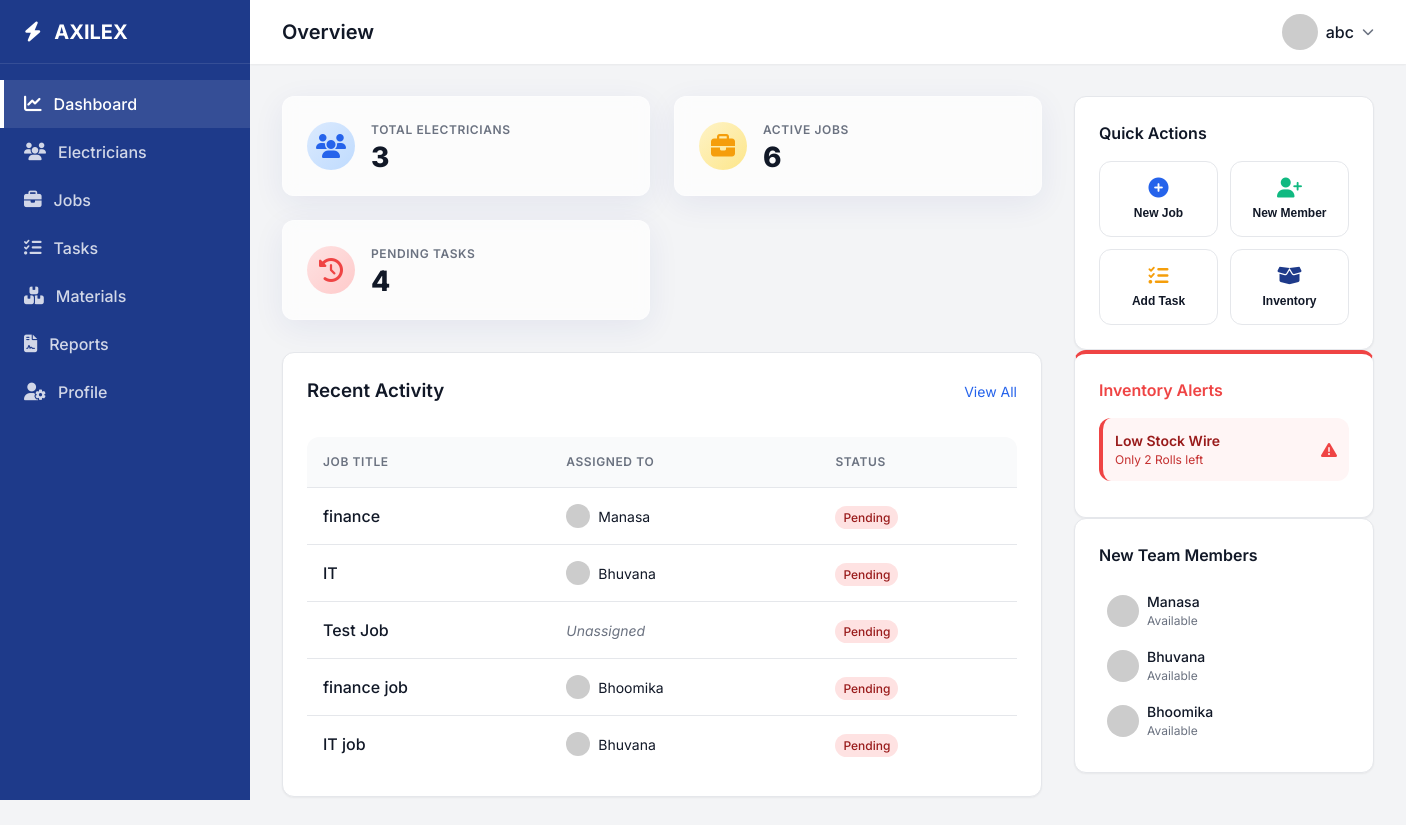
/dashboard (signed in), run on the app's committed database.
### tables this page shows
CREATE TABLE Jobs (
            id INTEGER PRIMARY KEY AUTOINCREMENT,
            title TEXT NOT NULL,
            description TEXT,
            assigned_electrician_id INTEGER,
            status TEXT DEFAULT 'Pending', location TEXT, deadline TEXT,
            FOREIGN KEY (assigned_electrician_id) REFERENCES Electricians (id)
        );

CREATE TABLE Electricians (
            id INTEGER PRIMARY KEY AUTOINCREMENT,
            name TEXT NOT NULL,
            phone TEXT,
            email TEXT,
            status TEXT DEFAULT 'Available'
        );

CREATE TABLE Materials (
            id INTEGER PRIMARY KEY AUTOINCREMENT,
            name TEXT NOT NULL,
            quantity INTEGER DEFAULT 0,
            unit TEXT,
            last_usage TEXT
        );

### app.py (the view)
@app.route('/dashboard')
def dashboard():
    if 'user_id' not in session:
        return redirect(url_for('login'))
    conn = get_db_connection()
    electricians_count = conn.execute('SELECT COUNT(*) FROM Electricians').fetchone()[0]
    jobs_count = conn.execute('SELECT COUNT(*) FROM Jobs').fetchone()[0]
    tasks_count = conn.execute('SELECT COUNT(*) FROM Tasks').fetchone()[0]
    recent_jobs = conn.execute('''
        SELECT Jobs.*, Electricians.name as electrician_name
        FROM Jobs
        LEFT JOIN Electricians ON Jobs.assigned_electrician_id = Electricians.id
        ORDER BY Jobs.id DESC LIMIT 5
    ''').fetchall()
    low_stock_materials = conn.execute('SELECT * FROM Materials WHERE quantity < 10').fetchall()
    recent_electricians = conn.execute('SELECT * FROM Electricians ORDER BY id DESC LIMIT 5').fetchall()
    all_electricians = conn.execute('SELECT * FROM Electricians ORDER BY name ASC').fetchall()
    all_jobs = conn.execute('SELECT * FROM Jobs ORDER BY title ASC').fetchall()
    conn.close()
    return render_template('dashboard.html',
                          electricians_count=electricians_count,
                          jobs_count=jobs_count,
                          tasks_count=tasks_count,
                          recent_jobs=recent_jobs,
                          low_stock_materials=low_stock_materials,
                          recent_electricians=recent_electricians,
                          all_electricians=all_electricians,
                          all_jobs=all_jobs)

### app.py (called while the page is built)
def get_db_connection():
    conn = sqlite3.connect(DB_PATH)
    conn.row_factory = sqlite3.Row
    return conn

### templates/dashboard.html (shortened to what this page needs)
<!DOCTYPE html>
<html lang="en">
<head>
    <link rel="stylesheet" href="/static/css/styles.css">
    <link rel="stylesheet" href="https://cdnjs.cloudflare.com/ajax/libs/font-awesome/6.4.0/css/all.min.css">
</head>
<body>
    <div class="dashboard-layout">
        <aside class="sidebar">
            <div class="sidebar-header" style="justify-content: space-between;">
                <div><i class="fa-solid fa-bolt" style="margin-right: 0.5rem;"></i> AXILEX</div>
            </div>
            <nav class="sidebar-nav">
                <a href="/dashboard" class="sidebar-link active">
                    <i class="fa-solid fa-chart-line"></i> Dashboard
                </a>
                <a href="/electricians" class="sidebar-link">
                    <i class="fa-solid fa-users"></i> Electricians
                </a>
                <a href="/jobs" class="sidebar-link">
                    <i class="fa-solid fa-briefcase"></i> Jobs
                </a>
                <a href="/tasks" class="sidebar-link">
                    <i class="fa-solid fa-list-check"></i> Tasks
                </a>
                <a href="/materials" class="sidebar-link">
                    <i class="fa-solid fa-boxes-stacked"></i> Materials
                </a>
                <a href="/reporter" class="sidebar-link">
                    <i class="fa-solid fa-file-contract"></i> Reports
                </a>
                <a href="/profile" class="sidebar-link">
                    <i class="fa-solid fa-user-gear"></i> Profile
                </a>
            </nav>
        </aside>
        <main class="main-content">
            <header class="topbar">
                <div class="flex items-center gap-2">
                    <h2 style="margin: 0; font-size: 1.25rem;">Overview</h2>
                </div>
                <div class="topbar-right">
                    <div class="user-profile">
                        <img src="https://ui-avatars.com/api/?name=Admin+User&background=DBEAFE&color=1E3A8A" alt="Profile" style="width: 36px; height: 36px; border-radius: 50%;">
                        <span>{{ session.username if session.username else 'User' }}</span>
                        <i class="fa-solid fa-chevron-down" style="font-size: 0.75rem; color: var(--text-light);"></i>
                    </div>
                </div>
            </header>
            <div class="content-area">
                <div style="display: grid; grid-template-columns: 1fr 300px; gap: 2rem;">
                    <div class="flex-col gap-4">
                        <div class="summary-grid">
                            <div class="card summary-card glass-card">
                                <div class="summary-icon blue"><i class="fa-solid fa-users"></i></div>
                                <div class="summary-info">
                                    <h3>Total Electricians</h3>
                                    <p>{{ electricians_count }}</p>
                                </div>
                            </div>
                            <div class="card summary-card glass-card">
                                <div class="summary-icon yellow"><i class="fa-solid fa-briefcase"></i></div>
                                <div class="summary-info">
                                    <h3>Active Jobs</h3>
                                    <p>{{ jobs_count }}</p>
                                </div>
                            </div>
                            <div class="card summary-card glass-card">
                                <div class="summary-icon red"><i class="fa-solid fa-clock-rotate-left"></i></div>
                                <div class="summary-info">
                                    <h3>Pending Tasks</h3>
                                    <p>{{ tasks_count }}</p>
                                </div>
                            </div>
                        </div>
                        <div class="card">
                            <div class="flex justify-between items-center mb-4">
                                <h3 style="margin: 0;">Recent Activity</h3>
                                <a href="/jobs" style="font-size: 0.875rem;">View All</a>
                            </div>
                            <div class="table-container" style="box-shadow: none; border: none;">
                                <table class="table">
                                    <thead>
                                        <tr>
                                            <th>Job Title</th>
                                            <th>Assigned To</th>
                                            <th>Status</th>
                                        </tr>
                                    </thead>
                                    <tbody>
                                        {% for job in recent_jobs %}
                                        <tr>
                                            <td style="font-weight: 500;">{{ job.title }}</td>
                                            <td>
                                                {% if job.electrician_name %}
                                                <div class="flex items-center gap-1">
                                                    <img src="https://ui-avatars.com/api/?name={{ job.electrician_name|urlencode }}&background=random" style="width: 24px; height: 24px; border-radius: 50%;">
                                                    <span style="font-size: 0.875rem;">{{ job.electrician_name }}</span>
                                                </div>
                                                {% else %}
                                                <span style="font-size: 0.875rem; color: var(--text-light); font-style: italic;">Unassigned</span>
                                                {% endif %}
                                            </td>
                                            <td>
                                                <span class="badge badge-{{ 'success' if job.status == 'Completed' else 'warning' if job.status == 'In Progress' else 'danger' }}">
                                                    {{ job.status }}
                                                </span>
                                            </td>
                                        </tr>
                                        {% else %}
                                        <tr>
                                            <td colspan="3" class="text-center">No recent activity.</td>
                                        </tr>
                                        {% endfor %}
                                    </tbody>
                                </table>
                            </div>
                        </div>
                    </div>
                    <div class="flex-col gap-4">
                        <div class="card shadow-sm">
                            <h3 class="mb-2" style="font-size: 1rem;">Quick Actions</h3>
                            <div class="quick-actions-grid">
                                <button class="action-btn" onclick="document.getElementById('createJobModal').classList.add('show')">
                                    <i class="fa-solid fa-plus-circle" style="color: var(--secondary-blue);"></i>
                                    New Job
                                </button>
                                <button class="action-btn" onclick="document.getElementById('addElectricianModal').classList.add('show')">
                                    <i class="fa-solid fa-user-plus" style="color: var(--success);"></i>
                                    New Member
                                </button>
                                <button class="action-btn" onclick="document.getElementById('addTaskModal').classList.add('show')">
                                    <i class="fa-solid fa-tasks" style="color: var(--warning);"></i>
                                    Add Task
                                </button>
                                <button class="action-btn" onclick="document.getElementById('addMaterialModal').classList.add('show')">
                                    <i class="fa-solid fa-box-open" style="color: var(--primary-blue);"></i>
                                    Inventory
                                </button>
                            </div>
                        </div>
                        {% if low_stock_materials %}
                        <div class="card" style="border-top: 4px solid var(--danger);">
                            <h3 class="mb-2" style="font-size: 1rem; color: var(--danger);">Inventory Alerts</h3>
                            {% for material in low_stock_materials %}
                            <div class="alert-item">
                                <div style="flex: 1;">
                                    <h4>{{ material.name }}</h4>
                                    <p>Only {{ material.quantity }} {{ material.unit }} left</p>
                                </div>
                                <i class="fa-solid fa-triangle-exclamation" style="color: var(--danger);"></i>
                            </div>
                            {% endfor %}
                        </div>
                        {% endif %}
                        <div class="card">
                            <h3 class="mb-2" style="font-size: 1rem;">New Team Members</h3>
                            <div class="flex-col gap-1">
                                {% for el in recent_electricians %}
                                <div class="flex items-center gap-1 p-1 hover:bg-gray-50 rounded" style="padding: 0.5rem;">
                                    <img src="https://ui-avatars.com/api/?name={{ el.name|urlencode }}&background=random" style="width: 32px; height: 32px; border-radius: 50%;">
                                    <div>
                                        <div style="font-size: 0.875rem; font-weight: 500;">{{ el.name }}</div>
                                        <div style="font-size: 0.75rem; color: var(--text-light);">{{ el.status }}</div>
                                    </div>
                                </div>
                                {% endfor %}
                            </div>
                        </div>
                    </div>
                </div>
            </div>
        </main>
    </div>
</body>
</html>

### data on the page
Jobs: title "finance", electrician_name "Manasa", status "Pending"
Jobs: title "IT", electrician_name "Bhuvana", status "Pending"
Jobs: title "Test Job", shows "Unassigned", status "Pending"
Jobs: title "finance job", electrician_name "Bhoomika", status "Pending"
Jobs: title "IT job", electrician_name "Bhuvana", status "Pending"
Materials: name "Low Stock Wire", quantity "2", unit "Rolls"
Electricians: name "Manasa", status "Available"
Electricians: name "Bhuvana", status "Available"
Electricians: name "Bhoomika", status "Available"

### other printed values
{{ session.username if session.username else 'User' }} "abc"
{{ electricians_count }} "3"
{{ jobs_count }} "6"
{{ tasks_count }} "4"
